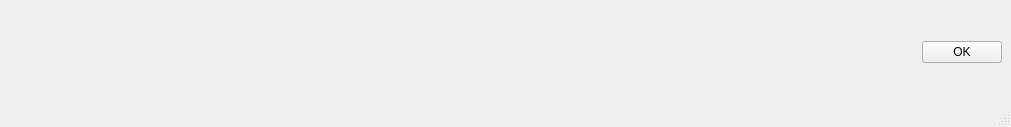
<?xml version="1.0" encoding="UTF-8"?>
<ui version="4.0">
 <class>MainWindow</class>
 <widget class="QMainWindow" name="MainWindow">
  <property name="geometry">
   <rect>
    <x>0</x>
    <y>0</y>
    <width>1011</width>
    <height>127</height>
   </rect>
  </property>
  <property name="windowTitle">
   <string>Substituir Fotos</string>
  </property>
  <property name="windowIcon">
   <iconset resource="resources.qrc">
    <normaloff>:/icons/pluguin.png</normaloff>:/icons/pluguin.png</iconset>
  </property>
  <widget class="QWidget" name="centralwidget">
   <layout class="QVBoxLayout" name="verticalLayout_2">
    <item>
     <layout class="QVBoxLayout" name="layout"/>
    </item>
    <item>
     <layout class="QHBoxLayout" name="horizontalLayout">
      <item>
       <spacer name="horizontalSpacer">
        <property name="orientation">
         <enum>Qt::Horizontal</enum>
        </property>
        <property name="sizeHint" stdset="0">
         <size>
          <width>40</width>
          <height>20</height>
         </size>
        </property>
       </spacer>
      </item>
      <item>
       <widget class="QPushButton" name="btnOk">
        <property name="text">
         <string>OK</string>
        </property>
       </widget>
      </item>
     </layout>
    </item>
   </layout>
  </widget>
  <widget class="QMenuBar" name="menubar">
   <property name="geometry">
    <rect>
     <x>0</x>
     <y>0</y>
     <width>1011</width>
     <height>21</height>
    </rect>
   </property>
  </widget>
  <widget class="QStatusBar" name="statusbar"/>
 </widget>
 <resources>
  <include location="resources.qrc"/>
 </resources>
 <connections/>
</ui>
